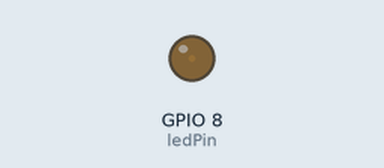
The sketch below on a simulated ESP32. Shown: output pins drawn as LEDs (lit = HIGH).

Above: at 0.05 s.
At 2.15 s:
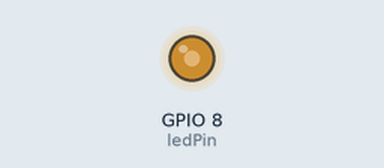
At 3.45 s:
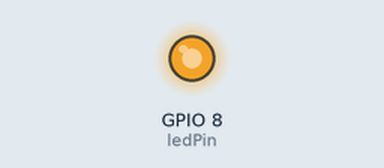
At 6.9 s:
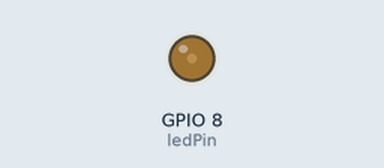
Timing chart, 0 to 10.0 s (numbered marks = the images above):
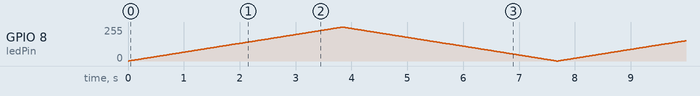

The sketch:

test_again.ino.ino
```cpp
const int ledPin = D9; //Define LED Pin
const int freq = 5000;   //Set PWM signal frequency
const int ledChannel = 0;   //There are 16 channels from 0 to 15, set to PWM channel 0
const int resolution = 8;    //Set the duty cycle resolution of the signal, from 1 to 16 bits. Select 8-bit resolution here, ranging from 0 to 255

void setup(){
  ledcSetup(ledChannel,freq,resolution);
  ledcAttachPin(ledPin,ledChannel);    //Set the pin for outputting PWM signals and the channel for generating PWM signals

}

void loop(){
  for(int dutyCycle = 0;dutyCycle <= 255;dutyCycle++){
    ledcWrite(ledChannel,dutyCycle);
    delay(15);
  }
  for(int dutyCycle = 255;dutyCycle >= 0;dutyCycle--){
    ledcWrite(ledChannel,dutyCycle);
    delay(15);
  }
}
```
